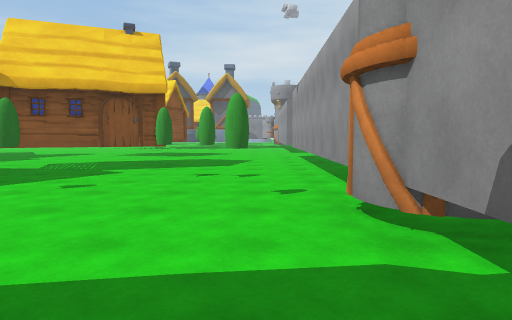
view 1 (above)

24 first-person views from a walk through a 3-D level made in the Unity game engine. The camera is 1.4 m above the floor, tilts 4° down and sees 75° across. The floor is counted in squares, 2 m on a side. Each view is taken from the middle of a square. On the plan, view 1 faces up. The plan holds only what a view shows up to about 10 squares ahead; the rest is blank. The place goes on beyond the plan. Surface patterns are stand-ins for the level's own textures.

view 2
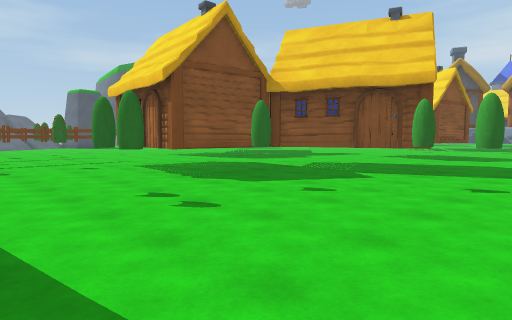

view 3
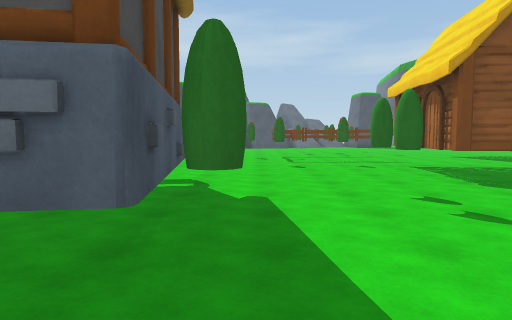

view 4
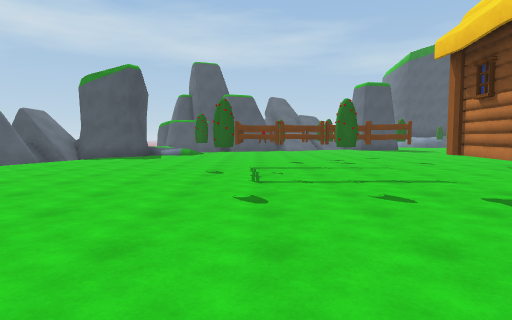

view 5
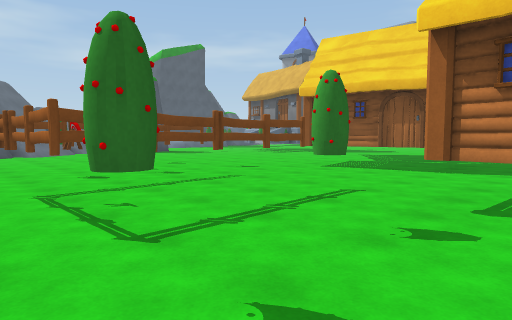

view 6
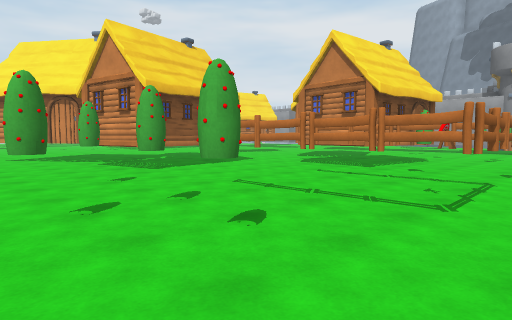

view 7
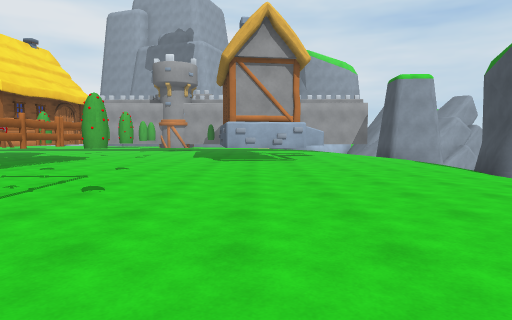

view 8
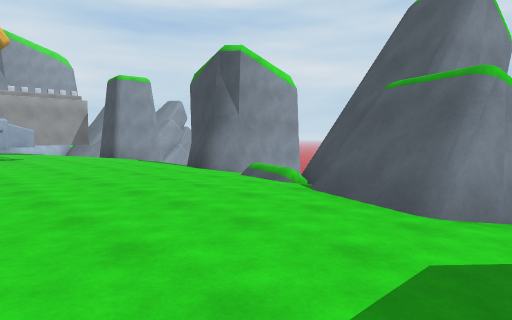

view 9
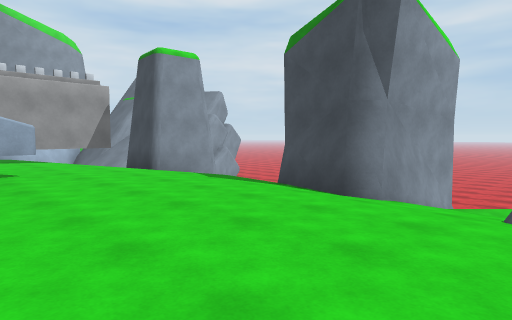

view 10
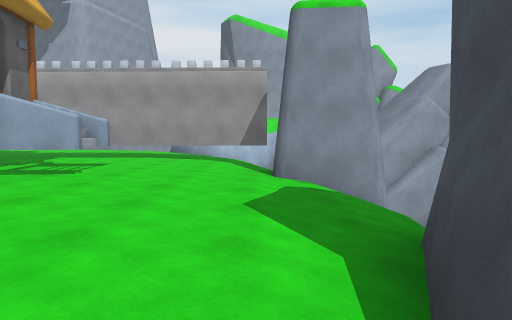

view 11
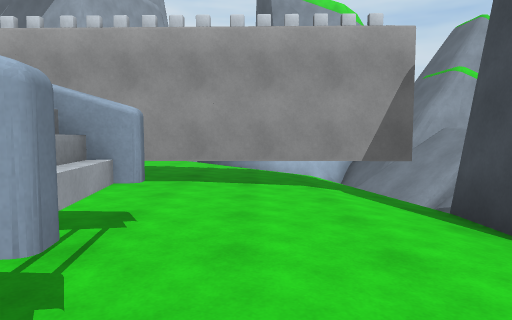

view 12
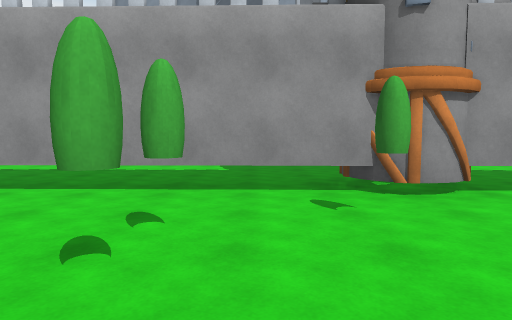

view 13
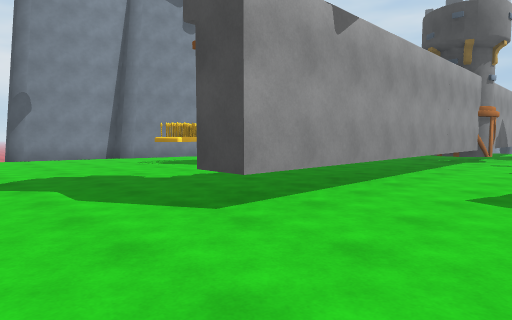

view 14
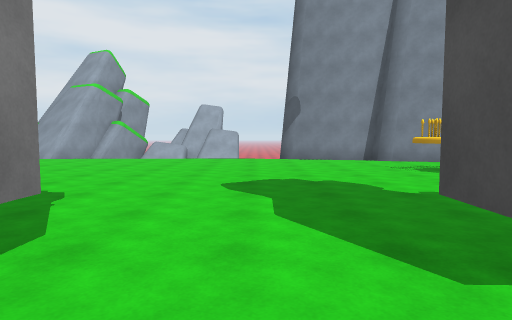

view 15
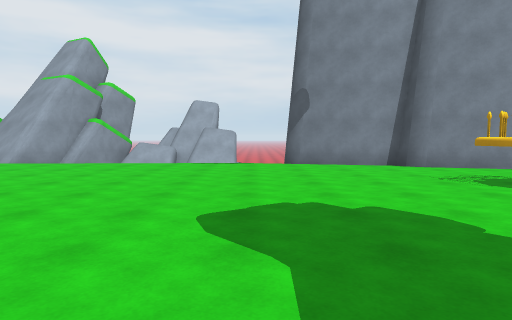

view 16
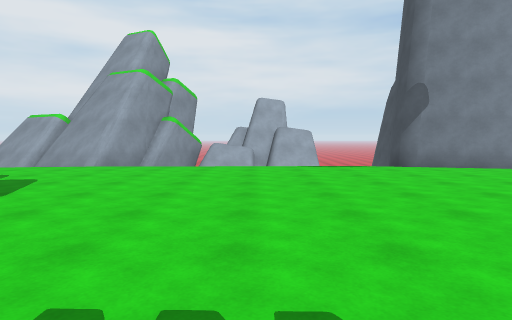

view 17
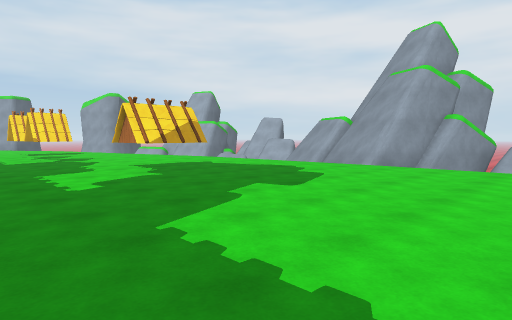

view 18
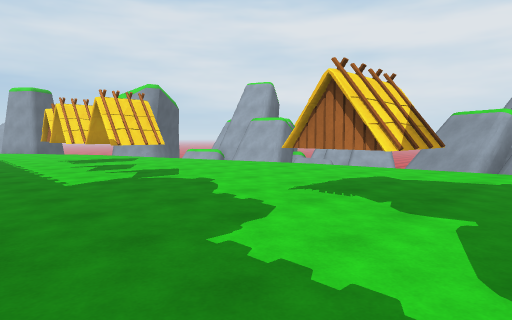

view 19
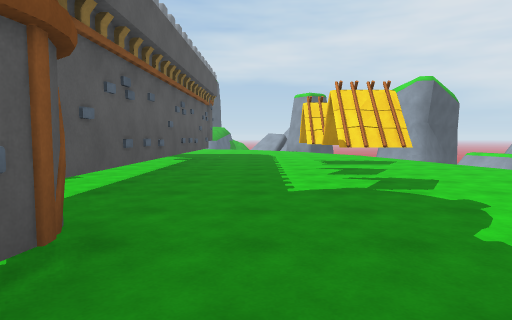

view 20
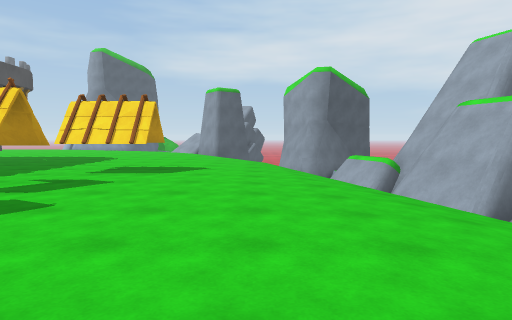

view 21
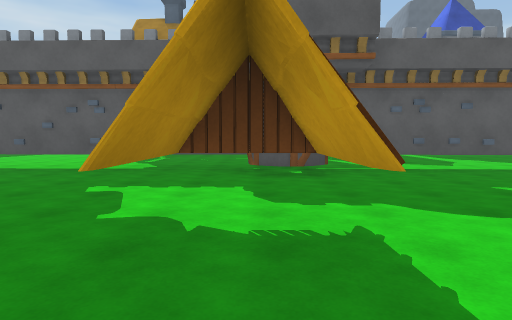

view 22
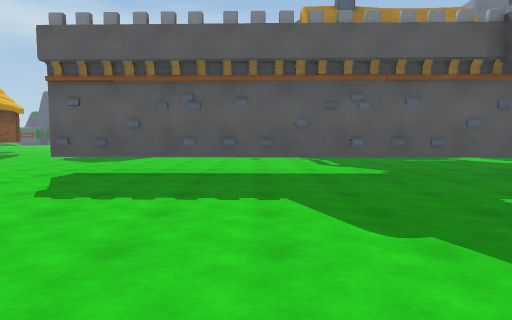

view 23
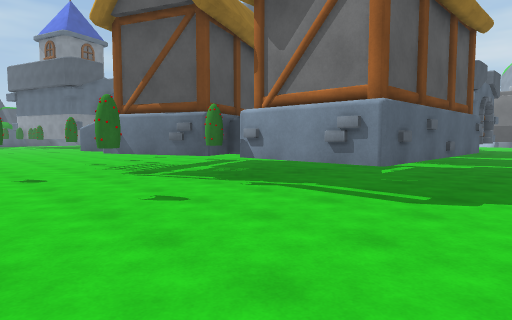

view 24
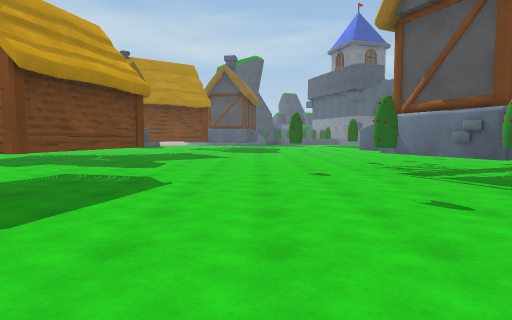

### Floor plan
Key: @ floor where view 1 was taken; # wall or solid block; x gap in a wall; . main floor; - floor 0.25 m lower than the main floor; / step, stairs or slope; = window, fence, low wall or low ledge; ≈ water the walk keeps out of; ^ raised ledge; v drop or lower ground; T thing the floor can be seen under or through; O other object.
Columns run from 15 left of view 1 to 14 right of it. Each row starts with its distance up from view 1.
 34                   ......// ^^
 33                   ......// =#
 32                  #.......//v#
 31                 .#...OO..//v##
 30               ...T...OO..// ##
 29               ...T..OO...-//
 28               ...T..OO....//
 27               ...T..OO....//
 26               ...T..OO..../
 25               ...T........-
 24              OO..TO.......- =#
 23              OO..T...OO.... ##
 22           O. OO..T........./##
 21           OO OO..T.........##
 20            OOOO..T.........###
 19      ..OOOOOO....T......... /#
 18      .......O....T........./ v
 17       ...O.......T........./
 16       ...........T........./
 15       ...........T........./
 14       ....O................/
 13   O   ....O.O............../
 12   O.O O .. OO..............##
 11  ..O   ..........T.........#
 10  ..O   ..........T........-#
  9  ..O..O....OO....T....O...##
  8  ..OOOO...O..O...T... O..##
  7 ..........OOO...T ...    #
  6 ..O....OOOO...O.T ...
  5 .......O..O.....T ...
  4 .OOO.O...OO.O..OTT...
  3 .O.O.O.O...O....TO...
  2 ...OOO..........T
  1 ....O.........O.T ..
  0  .........OOOO.@  ...
 -1 ..........O   O.   ...
 -2 ..........O OO..T....-
 -3 ............OO..T.../#
 -4 /...............T..//#
 -5 /##/...........-T////#
 -6  ####//////-////#//  #
 -7    ## /###////#O //###
 -8        ####v x   ####
 -9        #       ##
-10        #       ≈#

Positions as (right, up) in squares from view 1, and headings:
1: (0, 0), facing up
2: (0, 1), facing up-left
3: (0, 1), facing left
4: (-4, 2), facing left
5: (-7, 1), facing up-left
6: (-15, 1), facing up-right
7: (-15, -1), facing right
8: (-15, -1), facing down-right
9: (-10, -2), facing down-right
10: (-8, -6), facing right
11: (-4, -4), facing right
12: (-3, 5), facing right
13: (-1, 14), facing down-right
14: (0, 13), facing right
15: (2, 13), facing right
16: (3, 16), facing right
17: (3, 16), facing up-right
18: (3, 21), facing up-right
19: (4, 22), facing up
20: (9, 24), facing up
21: (9, 23), facing left
22: (8, 18), facing left
23: (1, 16), facing up-left
24: (1, 16), facing left
